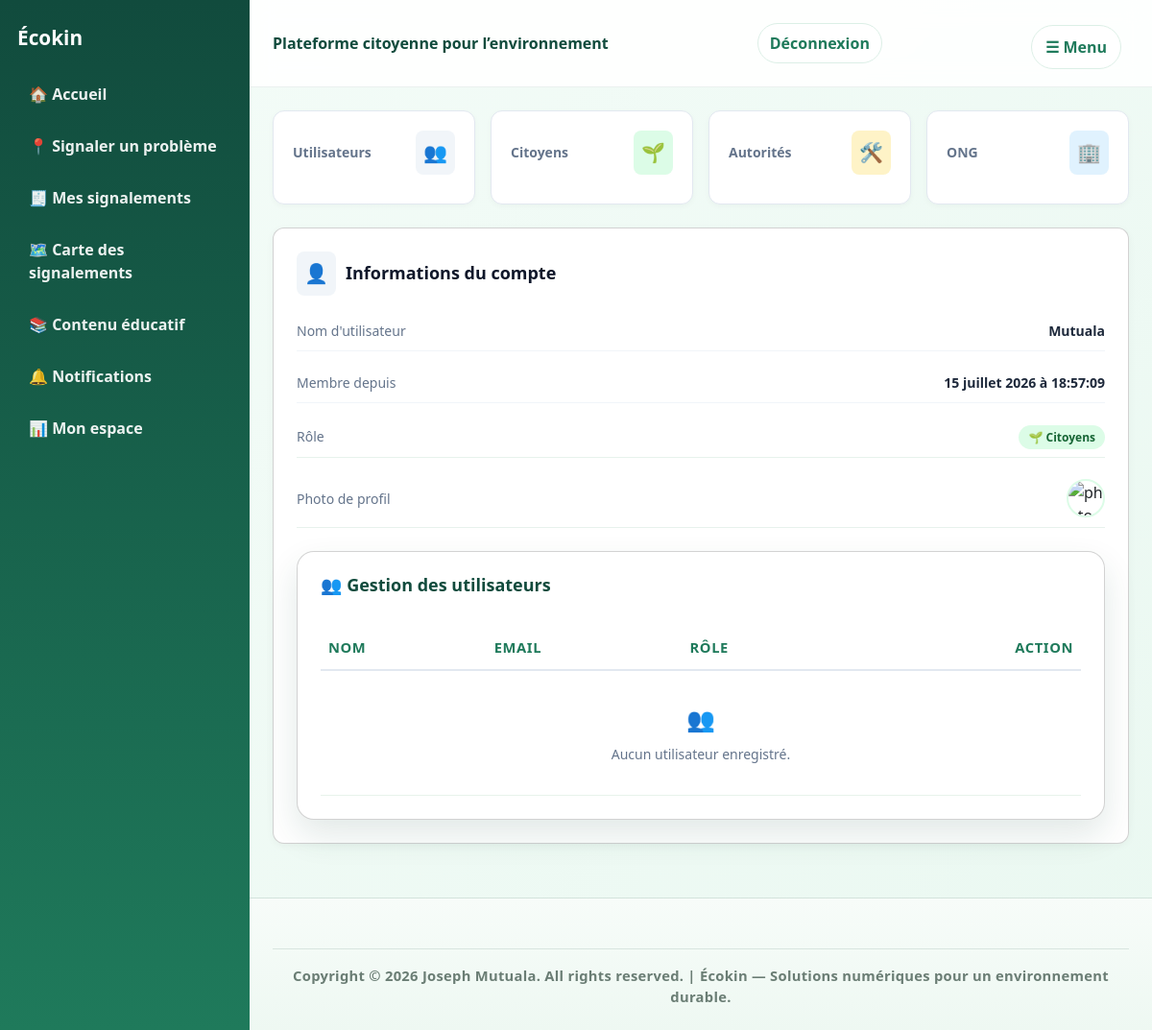
Screenshot of /espace_admin (signed in) with the database file from the repository.
### accounts/models.py (models this page shows, shortened)
class Utilisateur(AbstractUser):
    ROLE_CHOICES = [
        ('citoyens', 'Citoyens'),
        ('autorités', 'Autorités'),
        ('ong', 'Ong'),
        ('admin', 'Administrateur'),
    ]
    telephone = models.CharField(max_length= 50, blank=True, help_text="Entrez votre numero ici")
    adresse = models.CharField(max_length= 255, blank=True, help_text="Entrez votre adresse ici")
    photo = models.ImageField(upload_to='profils/', blank=True, null=True)
    role = models.CharField(max_length=20, choices=ROLE_CHOICES, default='citoyens')

### dashboard/views.py (the view)
# urls.py: path('espace_admin', views.espace_admin_views, name='espace_admin'),
@login_required
def espace_admin_views(request):
    total_signalements = Signalements.objects.count()
    return render(request, 'dashboard/dashboard_admin.html', {'total_signalemetns': total_signalements})

### templates/dashboard/dashboard_admin.html (shortened to what this page needs)
{% extends 'base.html' %}
{% block content %}
<div class="dashboard-grid" style="display: grid; grid-template-columns: repeat(auto-fit, minmax(200px, 1fr)); gap: 16px; margin-bottom: 24px;">
    <div class="card" style="padding: 20px; background: #ffffff; border-radius: 12px; border: 1px solid #e2e8f0; box-shadow: 0 2px 6px rgba(0,0,0,0.03);">
        <div style="display: flex; justify-content: space-between; align-items: center;">
            <h3 style="margin: 0; font-size: 14px; font-weight: 600; color: #64748b;">Utilisateurs</h3>
            <span style="font-size: 20px; background: #f1f5f9; padding: 8px; border-radius: 8px;">👥</span>
        </div>
    </div>
    <div class="card" style="padding: 20px; background: #ffffff; border-radius: 12px; border: 1px solid #e2e8f0; box-shadow: 0 2px 6px rgba(0,0,0,0.03);">
        <div style="display: flex; justify-content: space-between; align-items: center;">
            <h3 style="margin: 0; font-size: 14px; font-weight: 600; color: #64748b;">Citoyens</h3>
            <span style="font-size: 20px; background: #dcfce7; color: #166534; padding: 8px; border-radius: 8px;">🌱</span>
        </div>
    </div>
    <div class="card" style="padding: 20px; background: #ffffff; border-radius: 12px; border: 1px solid #e2e8f0; box-shadow: 0 2px 6px rgba(0,0,0,0.03);">
        <div style="display: flex; justify-content: space-between; align-items: center;">
            <h3 style="margin: 0; font-size: 14px; font-weight: 600; color: #64748b;">Autorités</h3>
            <span style="font-size: 20px; background: #fef3c7; color: #92400e; padding: 8px; border-radius: 8px;">🛠️</span>
        </div>
    </div>
    <div class="card" style="padding: 20px; background: #ffffff; border-radius: 12px; border: 1px solid #e2e8f0; box-shadow: 0 2px 6px rgba(0,0,0,0.03);">
        <div style="display: flex; justify-content: space-between; align-items: center;">
            <h3 style="margin: 0; font-size: 14px; font-weight: 600; color: #64748b;">ONG</h3>
            <span style="font-size: 20px; background: #e0f2fe; color: #075985; padding: 8px; border-radius: 8px;">🏢</span>
        </div>
    </div>
</div>
<div class="card" style="margin-top: 24px; padding: 24px; background: #ffffff; border-radius: 12px; box-shadow: 0 2px 8px rgba(0,0,0,0.04);">
    <div style="display: flex; align-items: center; gap: 10px; margin-bottom: 16px;">
        <span style="font-size: 20px; background: #f1f5f9; padding: 8px; border-radius: 8px;">👤</span>
        <h3 style="margin: 0; font-size: 18px; font-weight: 700; color: #0f172a;">Informations du compte</h3>
    </div>
    <div class="metric-list" style="display: flex; flex-direction: column; gap: 12px;">
        <div class="metric-row" style="display: flex; justify-content: space-between; align-items: center; padding-bottom: 10px; border-bottom: 1px solid #f1f5f9;">
            <span style="color: #64748b; font-size: 14px;">Nom d'utilisateur</span>
            <strong style="color: #1e293b; font-size: 14px; font-weight: 600;">{{ request.user.username }}</strong>
        </div>
        <div class="metric-row" style="display: flex; justify-content: space-between; align-items: center; padding-bottom: 10px; border-bottom: 1px solid #f1f5f9;">
            <span style="color: #64748b; font-size: 14px;">Membre depuis</span>
            <strong style="color: #1e293b; font-size: 14px; font-weight: 600;">
                {{ request.user.date_joined|date:"d F Y \à H:i:s"|default:request.user.date_joined }}
            </strong>
        </div>
        <div class="metric-row" style="display: flex; justify-content: space-between; align-items: center;">
            <span style="color: #64748b; font-size: 14px;">Rôle</span>
            <strong>
                {% if request.user.role == 'admin' %}
                    <span style="background: #fee2e2; color: #991b1b; padding: 4px 10px; border-radius: 20px; font-size: 12px; font-weight: 600;">🛡️ Admin</span>
                {% elif request.user.role == 'ong' %}
                    <span style="background: #e0f2fe; color: #075985; padding: 4px 10px; border-radius: 20px; font-size: 12px; font-weight: 600;">🏢 ONG</span>
                {% elif request.user.role == 'agent' %}
                    <span style="background: #fef3c7; color: #92400e; padding: 4px 10px; border-radius: 20px; font-size: 12px; font-weight: 600;">🛠️ Agent</span>
                {% else %}
                    <span style="background: #dcfce7; color: #166534; padding: 4px 10px; border-radius: 20px; font-size: 12px; font-weight: 600;">🌱 {{ request.user.get_role_display|default:"Citoyen" }}</span>
                {% endif %}
            </strong>
        </div>
        <div class="metric-row" style="display: flex; justify-content: space-between; align-items: center;">
            <span style="color: #64748b; font-size: 14px;">Photo de profil</span>
            <div style="display: flex; align-items: center; gap: 10px;">
                {% if request.user.photo %}
                    <img src="{{ request.user.photo.url }}"
                         alt="photo de {{ request.user.username }}"
                         style="width: 40px; height: 40px; border-radius: 50%; object-fit: cover; border: 2px solid #dcfce7;">
                {% else %}
                    <img src="/media/profils/default.png"
                         alt="photo par defaut"
                         style="width: 40px; height: 40px; border-radius: 50%; object-fit: cover; border: 2px solid #dcfce7;">
                {% endif %}
        </div>
    </div>
</div>
<div class="card table-card" style="margin-top: 24px; padding: 24px;">
    <h3 style="margin-bottom: 20px; font-size: 18px; font-weight: 700;">👥 Gestion des utilisateurs</h3>
    <div style="overflow-x: auto;">
        <table style="width: 100%; border-collapse: collapse; font-size: 14px;">
            <thead>
                <tr style="border-bottom: 2px solid #e2e8f0; text-align: left; color: #64748b;">
                    <th style="padding: 12px 8px;">Nom</th>
                    <th style="padding: 12px 8px;">Email</th>
                    <th style="padding: 12px 8px;">Rôle</th>
                    <th style="padding: 12px 8px; text-align: right;">Action</th>
                </tr>
            </thead>
            <tbody>
                {% for utilisateur in utilisateurs %}
                    <tr style="border-bottom: 1px solid #f1f5f9;">
                        <td style="padding: 12px 8px; font-weight: 600; color: #1e293b;">
                            {{ utilisateur.username }}
                        </td>
                        <td style="padding: 12px 8px; color: #64748b;">
                            {{ utilisateur.email|default:"Non renseigné" }}
                        </td>
                        <td style="padding: 12px 8px;">
                            {% if utilisateur.role == 'admin' %}
                                <span style="background: #fee2e2; color: #991b1b; padding: 4px 10px; border-radius: 20px; font-size: 12px; font-weight: 600;">🛡️ Admin</span>
                            {% elif utilisateur.role == 'ong' %}
                                <span style="background: #e0f2fe; color: #075985; padding: 4px 10px; border-radius: 20px; font-size: 12px; font-weight: 600;">🏢 ONG</span>
                            {% elif utilisateur.role == 'agent' %}
                                <span style="background: #fef3c7; color: #92400e; padding: 4px 10px; border-radius: 20px; font-size: 12px; font-weight: 600;">🛠️ Agent</span>
                            {% else %}
                                <span style="background: #dcfce7; color: #166534; padding: 4px 10px; border-radius: 20px; font-size: 12px; font-weight: 600;">🌱 Citoyen</span>
                            {% endif %}
                        </td>
                        <td style="padding: 12px 8px; text-align: right;">
                            <a href="{% url 'changer_role' utilisateur.pk %}" class="btn" style="padding: 6px 12px; font-size: 13px;">
                                Changer le rôle
                            </a>
                        </td>
                    </tr>
                {% empty %}
                    <tr>
                        <td colspan="4" style="text-align: center; padding: 32px; color: #64748b;">
                            <span style="font-size: 24px; display: block; margin-bottom: 8px;">👥</span>
                            Aucun utilisateur enregistré.
                        </td>
                    </tr>
                {% endfor %}
            </tbody>
        </table>
    </div>
</div>
</div>
{% endblock %}

### templates/base.html (style rules this page uses)
:root { --green-900: #114b3d; --green-700: #1f7a5b; --green-500: #36b37e; --green-100: #eaf8f1; --text: #163126; --muted: #5f786d; --card: #ffffff; --shadow: 0 16px 35px rgba(17, 75, 61, 0.12); }
* { box-sizing: border-box; }
body { margin: 0; font-family: "Segoe UI", Arial, sans-serif; color: var(--text); background: linear-gradient(135deg, #f4fcf8 0%, #eaf8f1 100%); }
.dashboard-grid { display: grid; grid-template-columns: repeat(auto-fit, minmax(240px, 1fr)); gap: 16px; margin-bottom: 24px; }
.card { background: var(--card); border-radius: 18px; padding: 20px; box-shadow: var(--shadow); }
.card h3, .card h4 { margin-top: 0; color: var(--green-900); }
.metric-list { display: grid; gap: 10px; }
.metric-row { display: flex; justify-content: space-between; align-items: center; padding: 10px 0; border-bottom: 1px solid #e7f2ec; }
.table-card { overflow-x: auto; }
table { width: 100%; border-collapse: collapse; margin-top: 10px; }
th, td { padding: 12px; text-align: left; border-bottom: 1px solid #e8f3eb; }
th { color: var(--green-700); font-size: 0.92rem; text-transform: uppercase; letter-spacing: 0.04em; }
.dashboard-grid { display: grid; grid-template-columns: repeat(auto-fit, minmax(300px, 1fr)); gap: 24px; }
img { max-width: 100%; height: auto; }
.card { width: 100%; box-sizing: border-box; }
.table-card { width: 100%; overflow-x: auto; }

### rows the page displays
Utilisateur: user.username "Mutuala", user.date_joined "15 juillet 2026 à 18:57:09", user.role "Citoyens"
